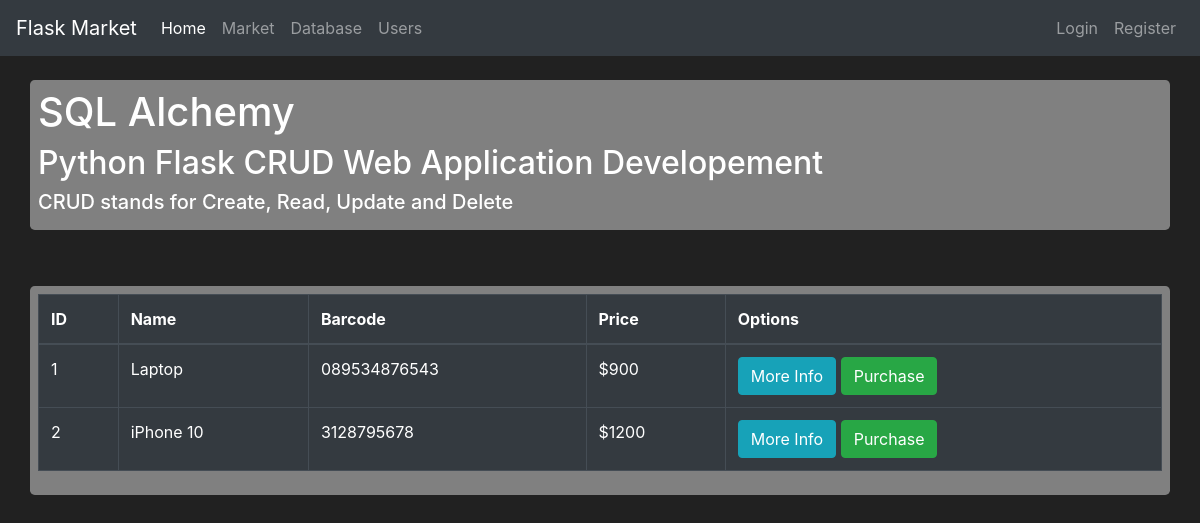
The app's page /db with its own data.
### sandbox/models.py (models this page shows, shortened)
class Item(db.Model):
    id = db.Column(db.Integer(), primary_key=True)
    name = db.Column(db.String(length=30), nullable=False, unique=True)
    price = db.Column(db.Integer(), nullable=False, unique=True)
    barcode = db.Column(db.String(length=12), nullable=False, unique=True)
    description = db.Column(db.String(2048), nullable=False, unique=True)
    owner = db.Column(db.Integer(), db.ForeignKey('user.id'))

### sandbox/routes.py (the view)
@app.route("/database")
@app.route("/db")
def database_index_page():
    items = Item.query.all()
    return render_template("database_index.html", items=items)

### sandbox/templates/database_index.html (shortened to what this page needs)
{% extends "base.html" %}
{% block content %}
<br><div class="container jumbotron p-2">
    <h1>SQL Alchemy</h1>
    <h2>Python Flask CRUD Web Application Developement</h2>
    <h5>CRUD stands for Create, Read, Update and Delete</h5>
</div>
<br><div class="container jumbotron p-2">
    <table class="table table-hover table-bordered table-dark">
        <thead>
            <tr>
                <th scope="col">ID</th>
                <th scope="col">Name</th>
                <th scope="col">Barcode</th>
                <th scope="col">Price</th>
                <th scope="col">Options</th>
            </tr>
        </thead>
        <tbody>
            {% for item in items %}
                <tr>
                    <td>{{ item.id }}</td>
                    <td>{{ item.name }}</td>
                    <td>{{ item.barcode }}</td>
                    <td>${{ item.price }}</td>
                    <td>
                        <button class="btn btn-outline btn-info">More Info</button>
                        <button class="btn btn-outline btn-success">Purchase</button>
                    </td>
                </tr>
        {% endfor %}
        </tbody>
    </table>
</div>
{% endblock %}

### sandbox/static/css/base.css (style rules this page uses)
body { background-color: #212121; color: #EEEEEE; }
.jumbotron { background-color: gray; color: white; }

### records on screen
Item: id "1", name "Laptop", barcode "089534876543", price "900"
Item: id "2", name "iPhone 10", barcode "3128795678", price "1200"
